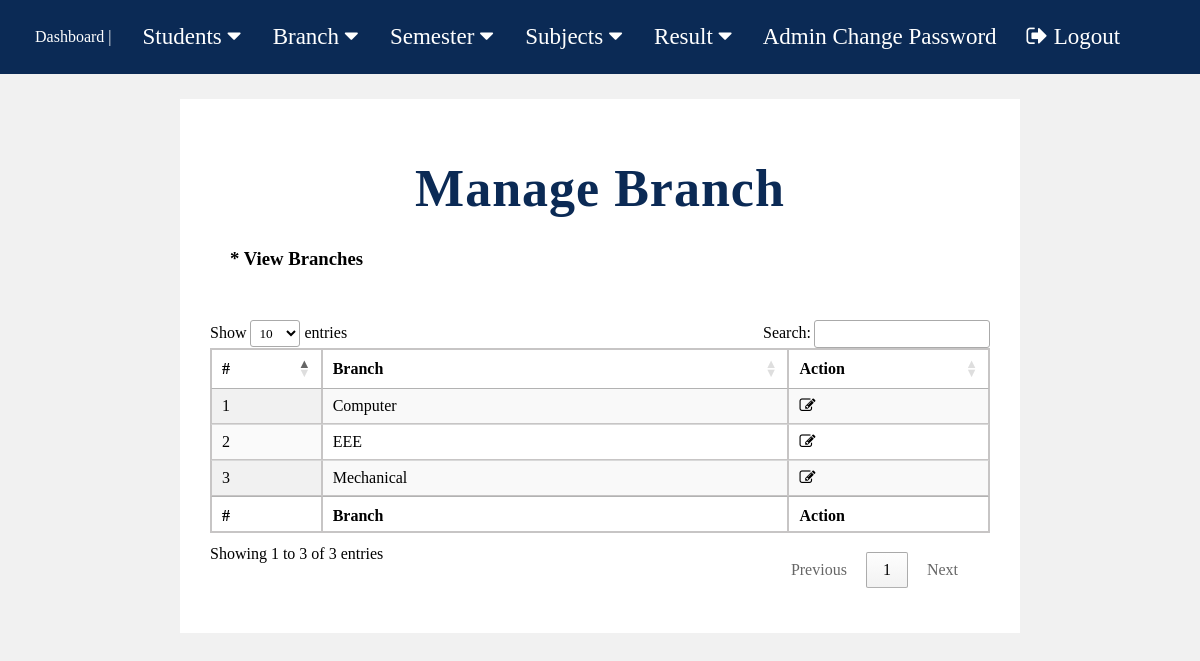
The page /manage-branch.php (signed in) on the database its author committed.
### tables this page shows
CREATE TABLE `branch` (
  `branch_id` int(50) NOT NULL,
  `branch` varchar(100) NOT NULL
);

### manage-branch.php (the view, shortened to what this page needs)
<?php
include "includes/connection.php";
?>
<!DOCTYPE html>
<html lang="en">
<head>
    <link rel="stylesheet" type="text/css" href="css/fp1.css?version=51">
	<link rel="stylesheet" href=
"https://cdn.datatables.net/1.10.22/css/jquery.dataTables.min.css" />
</head>
<body>
    <?php include "nav.php";?>
    <div class="m2">
        <h1 style="text-align:center;">Manage Branch</h1>
        <h3 style="margin : 20px; margin-bottom:50px">* View Branches</h3>
        <table id="tableID" class="display" >
            <thead  >
                <tr >
                    <th >#</th>
                    <th style="width : 60%">Branch</th>
                    <th>Action</th>
                </tr>
            </thead>
            <tfoot>
                <tr>
                    <th >#</th>
                    <th style="width : 60%">Branch</th>
                    <th>Action</th>
                </tr>
            </tfoot>
            <tbody>
<?php
$sql = "SELECT branch.branch_id,branch.branch from branch";
$result = mysqli_query($conn, $sql);
$c = 1;
$num = mysqli_num_rows($result);
if($num > 0){
    while($row = mysqli_fetch_assoc($result)){
        ?>
        <tr>
            <td><?php echo $c;?></td>
            <td><?php echo $row['branch'];?></td>
            <td><a href="edit-branch.php?bid=<?php echo $row['branch_id'];?>"><i class="fa fa-edit" title="Edit Record"></i> </a></td>
        </tr>
        <?php
        $c++;
    }
}
?>
            </tbody>
        </table>
    </div>
</body>
</html>

### css/fp1.css (style rules this page uses)
body { background-color: rgb(241, 241, 241); margin: 0; }
table { border: 1px solid rgb(199, 197, 197); margin: auto auto; border-collapse: collapse; width: 95%; margin-bottom: 50px; }
th, td { border-collapse: collapse; padding: 8px; text-align: left; border: 1px solid rgb(199, 197, 197); border-collapse: collapse; }
th { text-align: left; }
a { text-decoration: none; color: black; }
.m2 { background-color:White; border: 30px solid white; margin : 25px auto; width: 65%; }

### css/nav.css (style rules this page uses)
* { font-family: 'Times New Roman', Times, serif; }
h1, .dashboard-heading { font-size: 52px; font-weight: 800; text-align: center; margin: 30px 0; color: #0b2a55; letter-spacing: 1px; }

### rows shown on the page
branch: branch "Computer"
branch: branch "EEE"
branch: branch "Mechanical"
